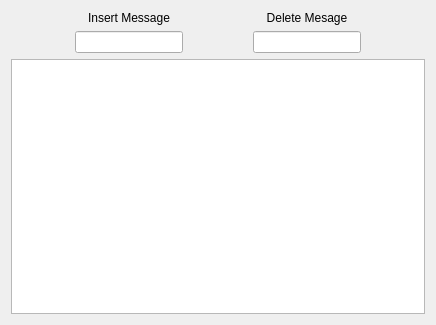
<?xml version="1.0" encoding="UTF-8"?>
<ui version="4.0">
 <class>Form</class>
 <widget class="QWidget" name="Form">
  <property name="geometry">
   <rect>
    <x>0</x>
    <y>0</y>
    <width>436</width>
    <height>325</height>
   </rect>
  </property>
  <property name="minimumSize">
   <size>
    <width>309</width>
    <height>196</height>
   </size>
  </property>
  <property name="windowTitle">
   <string>PyDB Massanger</string>
  </property>
  <property name="styleSheet">
   <string notr="true"/>
  </property>
  <layout class="QGridLayout" name="gridLayout_2">
   <item row="0" column="0">
    <layout class="QGridLayout" name="gridLayout">
     <item row="2" column="1">
      <widget class="QLineEdit" name="lineEdit_2">
       <property name="sizePolicy">
        <sizepolicy hsizetype="Fixed" vsizetype="Fixed">
         <horstretch>0</horstretch>
         <verstretch>0</verstretch>
        </sizepolicy>
       </property>
      </widget>
     </item>
     <item row="0" column="0">
      <widget class="QLabel" name="label">
       <property name="text">
        <string>Insert Message</string>
       </property>
       <property name="alignment">
        <set>Qt::AlignCenter</set>
       </property>
      </widget>
     </item>
     <item row="0" column="1">
      <widget class="QLabel" name="label_2">
       <property name="text">
        <string>Delete Mesage</string>
       </property>
       <property name="alignment">
        <set>Qt::AlignCenter</set>
       </property>
      </widget>
     </item>
     <item row="2" column="0">
      <widget class="QLineEdit" name="lineEdit">
       <property name="sizePolicy">
        <sizepolicy hsizetype="Fixed" vsizetype="Fixed">
         <horstretch>0</horstretch>
         <verstretch>0</verstretch>
        </sizepolicy>
       </property>
      </widget>
     </item>
    </layout>
   </item>
   <item row="1" column="0">
    <widget class="QTableWidget" name="tableWidget"/>
   </item>
  </layout>
 </widget>
 <resources/>
 <connections/>
</ui>
